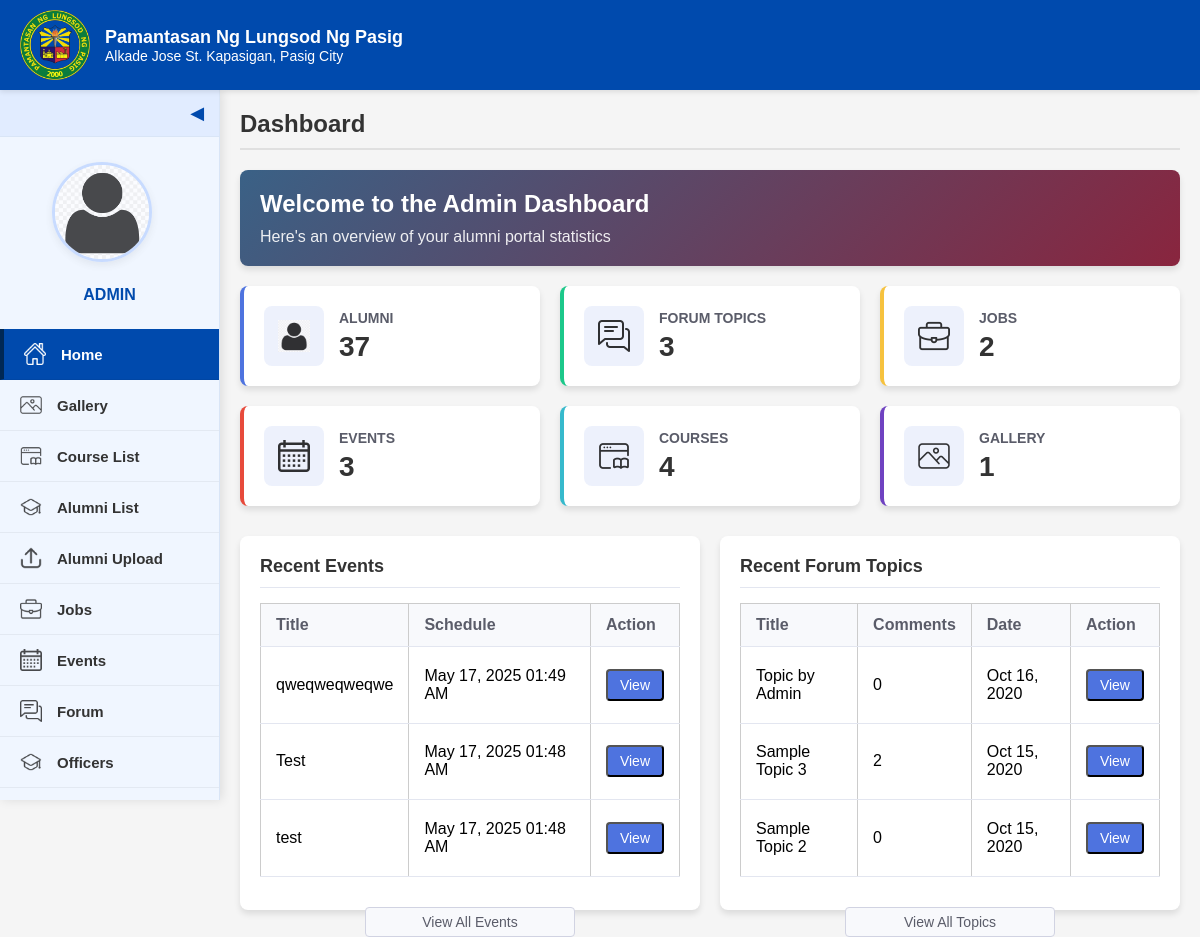
The app's page /admin-home.PHP with its own data.
### tables this page shows
CREATE TABLE `events` (
  `id` int(30) NOT NULL,
  `title` varchar(250) NOT NULL,
  `content` text NOT NULL,
  `schedule` datetime NOT NULL,
  `banner` text NOT NULL,
  `date_created` datetime NOT NULL DEFAULT current_timestamp(),
  `gform_link` varchar(200) NOT NULL
);

CREATE TABLE `forum_topics` (
  `id` int(30) NOT NULL,
  `title` varchar(250) NOT NULL,
  `description` text NOT NULL,
  `user_id` varchar(9) NOT NULL,
  `date_created` datetime NOT NULL DEFAULT current_timestamp()
);

### admin-home.PHP (the view, shortened to what this page needs)
<?php
include 'admin/db_connect.php';
$alumni_query = "SELECT COUNT(*) as total_alumni FROM alumnus_bio";
$alumni_result = $conn->query($alumni_query);
$alumni_row = $alumni_result->fetch_assoc();
$alumni_count = $alumni_row['total_alumni'];
$forum_query = "SELECT COUNT(*) as total_topics FROM forum_topics";
$forum_result = $conn->query($forum_query);
$forum_row = $forum_result->fetch_assoc();
$forum_count = $forum_row['total_topics'];
$jobs_query = "SELECT COUNT(*) as total_jobs FROM careers";
$jobs_result = $conn->query($jobs_query);
$jobs_row = $jobs_result->fetch_assoc();
$jobs_count = $jobs_row['total_jobs'];
$events_query = "SELECT COUNT(*) as total_events FROM events";
$events_result = $conn->query($events_query);
$events_row = $events_result->fetch_assoc();
$events_count = $events_row['total_events'];
$courses_query = "SELECT COUNT(*) as total_courses FROM courses";
$courses_result = $conn->query($courses_query);
$courses_row = $courses_result->fetch_assoc();
$courses_count = $courses_row['total_courses'];
$gallery_query = "SELECT COUNT(*) as total_gallery FROM gallery";
$gallery_result = $conn->query($gallery_query);
$gallery_row = $gallery_result->fetch_assoc();
$gallery_count = $gallery_row['total_gallery'];
$recent_events_query = "SELECT * FROM events ORDER BY schedule DESC LIMIT 5";
$recent_events_result = $conn->query($recent_events_query);
$recent_topics_query = "SELECT ft.*, COUNT(fc.id) as comment_count FROM forum_topics ft
                        LEFT JOIN forum_comments fc ON ft.id = fc.topic_id
                        GROUP BY ft.id
                        ORDER BY ft.date_created DESC LIMIT 5";
$recent_topics_result = $conn->query($recent_topics_query);
?>
<!DOCTYPE html>
<html>
<head>
    <link rel="stylesheet" href="style.css">
    <link rel="stylesheet" href="css/admin-dashboard.css">
    <link rel="stylesheet" href="https://cdnjs.cloudflare.com/ajax/libs/font-awesome/6.0.0/css/all.min.css">
</head>
<body class="dashboard-body">
    <div class="interface-header">
        <img src="images/logo.png" alt="PLP Logo" class="logo-interface">
        <div class="text">
            <div class="school-name">Pamantasan Ng Lungsod Ng Pasig</div>
            <p class="p-size">Alkade Jose St. Kapasigan, Pasig City</p>
        </div>
    </div>
    <div class="dashboard-container">
        <div class="sidebar" id="sidebar">
            <div class="toggle-btn" onclick="toggleSidebar()">&#x25C0;</div>
            <div class="sidebar-content">
                <div class="profile-section">
                    <a class="profile-pic">
                        <img src="images/avatar.png" alt="Profile Picture">
                    </a>
                    <div class="profile-name">ADMIN</div>
                </div>
                <a href="admin-home.php" class="active"><img src="images/home.png" alt="Home"><span>Home</span></a>
                <a href="admin-gallery.php"><img src="images/gallery.png" alt="Gallery"><span>Gallery</span></a>
                <a href="admin-course-list.php"><img src="images/course-list.png" alt="Course List"><span>Course List</span></a>
                <a href="admin-alumni-list.php"><img src="images/alumni_list.png" alt="Alumni List"><span>Alumni List</span></a>
                <a href="admin-alumni-upload.php"><img src="images/upload.png" alt="Alumni Upload"><span>Alumni Upload</span></a>
                <a href="admin-job.php"><img src="images/jobs.png" alt="Jobs"><span>Jobs</span></a>
                <a href="admin-event.php"> <img src="images/calendar.png" alt="Events"><span>Events</span></a>
                <a href="admin-forums.php"><img src="images/forums.png" alt="Forum"><span>Forum</span></a>
                <a href="admin-officers.php"><img src="images/users.png" alt="Officers"><span>Officers</span></a>
                <a href="admin-system-setting.php"><img src="images/settings.png" alt="System Settings"><span>System Settings</span></a>
            </div>
        </div>
        <div class="main-dashboard-content">
            <header class="dashboard-header">Dashboard</header>
            <hr class="dashboard-divider">
            <div class="dashboard-welcome">
                <h2>Welcome to the Admin Dashboard</h2>
                <p>Here's an overview of your alumni portal statistics</p>
            </div>
            <div class="stats-container" style="grid-template-columns: repeat(3, 1fr);">
                <div class="stat-card alumni">
                    <div class="stat-icon">
                        <img src="images/avatar.png" alt="Alumni"/>
                    </div>
                    <div class="stat-info">
                        <h3>Alumni</h3>
                        <p class="stat-count"><?php echo $alumni_count; ?></p>
                    </div>
                </div>
                <div class="stat-card forum">
                    <div class="stat-icon">
                        <img src="images/forums.png" alt="Forum Topics"/>
                    </div>
                    <div class="stat-info">
                        <h3>Forum Topics</h3>
                        <p class="stat-count"><?php echo $forum_count; ?></p>
                    </div>
                </div>
                <div class="stat-card jobs">
                    <div class="stat-icon">
                        <img src="images/jobs.png" alt="Jobs"/>
                    </div>
                    <div class="stat-info">
                        <h3>Jobs</h3>
                        <p class="stat-count"><?php echo $jobs_count; ?></p>
                    </div>
                </div>
                <div class="stat-card events">
                    <div class="stat-icon">
                        <img src="images/calendar.png" alt="Events"/>
                    </div>
                    <div class="stat-info">
                        <h3>Events</h3>
                        <p class="stat-count"><?php echo $events_count; ?></p>
                    </div>
                </div>
                <div class="stat-card courses">
                    <div class="stat-icon">
                        <img src="images/course-list.png" alt="Courses"/>
                    </div>
                    <div class="stat-info">
                        <h3>Courses</h3>
                        <p class="stat-count"><?php echo $courses_count; ?></p>
                    </div>
                </div>
                <div class="stat-card gallery">
                    <div class="stat-icon">
                        <img src="images/gallery.png" alt="Gallery"/>
                    </div>
                    <div class="stat-info">
                        <h3>Gallery</h3>
                        <p class="stat-count"><?php echo $gallery_count; ?></p>
                    </div>
                </div>
            </div>
            <div class="dashboard-sections">
                <div class="dashboard-section">
                    <h3>Recent Events</h3>
                    <div class="dashboard-content">
                        <?php if($recent_events_result->num_rows > 0): ?>
                            <table class="dashboard-table">
                                <thead>
                                    <tr>
                                        <th>Title</th>
                                        <th>Schedule</th>
                                        <th>Action</th>
                                    </tr>
                                </thead>
                                <tbody>
                                    <?php while($event = $recent_events_result->fetch_assoc()): ?>
                                    <tr>
                                        <td><?php echo htmlspecialchars($event['title']); ?></td>
                                        <td><?php echo date('M d, Y h:i A', strtotime($event['schedule'])); ?></td>
                                        <td><button class="dashboard-btn view-event-btn" data-id="<?php echo $event['id']; ?>">View</button></td>
                                    </tr>
                                    <?php endwhile; ?>
                                </tbody>
                            </table>
                        <?php else: ?>
                            <p class="no-data">No events found</p>
                        <?php endif; ?>
                        <div class="view-all">
                            <a href="admin-event.php">View All Events</a>
                        </div>
                    </div>
                </div>
                <div class="dashboard-section">
                    <h3>Recent Forum Topics</h3>
                    <div class="dashboard-content">
                        <?php if($recent_topics_result->num_rows > 0): ?>
                            <table class="dashboard-table">
                                <thead>
                                    <tr>
                                        <th>Title</th>
                                        <th>Comments</th>
                                        <th>Date</th>
                                        <th>Action</th>
                                    </tr>
                                </thead>
                                <tbody>
                                    <?php while($topic = $recent_topics_result->fetch_assoc()): ?>
                                    <tr>
                                        <td><?php echo htmlspecialchars($topic['title']); ?></td>
                                        <td><?php echo $topic['comment_count']; ?></td>
                                        <td><?php echo date('M d, Y', strtotime($topic['date_created'])); ?></td>
                                        <td><button class="dashboard-btn view-forum-btn" data-id="<?php echo $topic['id']; ?>">View</button></td>
                                    </tr>
                                    <?php endwhile; ?>
                                </tbody>
                            </table>
                        <?php else: ?>
                            <p class="no-data">No forum topics found</p>
                        <?php endif; ?>
                        <div class="view-all">
                            <a href="admin-forums.php">View All Topics</a>
                        </div>
                    </div>
                </div>
            </div>
        </div>
    </div>
</body>
</html>

### style.css (style rules this page uses)
* { margin: 0; padding: 0; box-sizing: border-box; overscroll-behavior: none; }
body { font-family: Arial, sans-serif; background-color: #ffffff; }
.text { display: flex; flex-direction: column; }
.school-name { font-size: 18px; color: #003366; font-weight: bold; }
.interface-header { background-color: #004aad; color: white; padding: 10px 20px; display: flex; align-items: center; position: fixed; top: 0; left: 0; width: 100%; z-index: 100; box-shadow: 0 2px 5px rgba(0, 0, 0, 0.1); height: 90px; }
.interface-header .school-name { color: white; }
.logo-interface { height: 70px; margin-right: 10px; }
.sidebar { background-color: #f0f6ff; width: 220px; height: calc(100vh - 90px); position: fixed; top: 90px; left: 0; display: flex; flex-direction: column; transition: all 0.3s ease; z-index: 5; overflow: hidden; box-shadow: 2px 0 10px rgba(0, 0, 0, 0.1); border-right: 1px solid #d9e5f6; }
.sidebar-content { width: 100%; display: flex; flex-direction: column; align-items: center; max-height: calc(100vh - 90px); overflow-y: auto; padding: 0 0 20px 0; -ms-overflow-style: none; scrollbar-width: none; }
.profile-section { display: flex; flex-direction: column; align-items: center; margin: 25px 0; padding: 0 10px; width: 100%; }
.profile-pic { position: relative; margin-bottom: 15px; text-align: center; width: 100%; }
.profile-pic img { width: 100px; height: 100px; border-radius: 50%; cursor: pointer; object-fit: cover; border: 3px solid #b7d0ff; transition: all 0.3s ease; box-shadow: 0 3px 10px rgba(0, 0, 0, 0.1); }
.profile-name { margin-top: 5px; font-size: 16px; font-weight: bold; color: #004aad; text-align: center; transition: all 0.3s ease; }
.toggle-btn { background-color: #e1ecff; color: #004aad; width: 100%; text-align: right; padding: 12px 15px; cursor: pointer; font-size: 18px; border-bottom: 1px solid #d9e5f6; transition: all 0.3s ease; }
.sidebar-content a { display: flex; align-items: center; width: 100%; color: #333; text-decoration: none; padding: 14px 20px; font-weight: bold; transition: all 0.3s ease; border-bottom: 1px solid rgba(0, 0, 0, 0.05); }
.profile-section .profile-pic { display: block; width: 100%; padding: 0; margin-bottom: 15px; text-align: center; border-bottom: none; }
.sidebar-content .profile-section a.profile-pic { display: block; text-align: center; padding: 0; border-bottom: none; width: 100%; }
.sidebar-content a img { width: 22px; height: 22px; margin-right: 15px; transition: all 0.3s ease; opacity: 0.7; }
.sidebar-content a span { transition: all 0.3s ease; font-size: 15px; }
.sidebar-content a.active { background-color: #004aad; color: white; border-left: 4px solid #002855; }
.sidebar-content a.active img { filter: brightness(0) invert(1); opacity: 1; }
.sidebar:not(.collapsed) .profile-pic img { width: 100px; height: 100px; border-width: 3px; }
table { width: 100%; border-collapse: collapse; background: white; }
table th, table td { border: 1px solid #ccc; padding: 10px; text-align: center; }
table th { background-color: #d9e5f6; }

### admin-home.PHP (style rules this page uses)
.view-event-btn, .view-forum-btn { cursor: pointer; }

### records on screen
events: title "qweqweqweqwe", schedule "May 17, 2025 01:49 AM"
events: title "Test", schedule "May 17, 2025 01:48 AM"
events: title "test", schedule "May 17, 2025 01:48 AM"
forum_topics: title "Topic by Admin", comment_count "0", date_created "Oct 16, 2020"
forum_topics: title "Sample Topic 3", comment_count "2", date_created "Oct 15, 2020"
forum_topics: title "Sample Topic 2", comment_count "0", date_created "Oct 15, 2020"

### other values on screen
$alumni_count "37"
$forum_count "3"
$jobs_count "2"
$events_count "3"
$courses_count "4"
$gallery_count "1"
